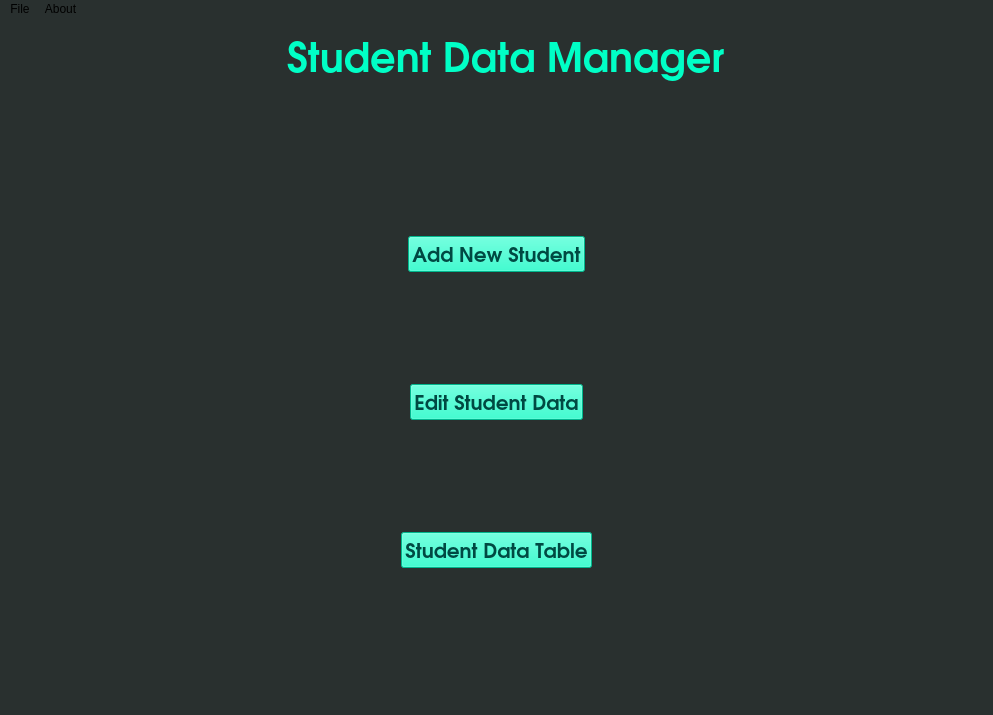
<?xml version="1.0" encoding="UTF-8"?>
<ui version="4.0">
 <class>MainWindow</class>
 <widget class="QMainWindow" name="MainWindow">
  <property name="geometry">
   <rect>
    <x>0</x>
    <y>0</y>
    <width>993</width>
    <height>715</height>
   </rect>
  </property>
  <property name="windowTitle">
   <string>Student Data Manager 1.0.0</string>
  </property>
  <property name="styleSheet">
   <string notr="true">background-color: rgb(41, 48, 47);</string>
  </property>
  <widget class="QWidget" name="centralwidget">
   <layout class="QVBoxLayout" name="verticalLayout">
    <item>
     <layout class="QHBoxLayout" name="horizontalLayout">
      <item>
       <spacer name="horizontalSpacer">
        <property name="orientation">
         <enum>Qt::Orientation::Horizontal</enum>
        </property>
        <property name="sizeHint" stdset="0">
         <size>
          <width>278</width>
          <height>20</height>
         </size>
        </property>
       </spacer>
      </item>
      <item>
       <widget class="QLabel" name="label">
        <property name="font">
         <font>
          <family>URW Gothic</family>
          <pointsize>30</pointsize>
          <bold>true</bold>
         </font>
        </property>
        <property name="styleSheet">
         <string notr="true">color: rgb(0, 255, 198);</string>
        </property>
        <property name="text">
         <string>Student Data Manager</string>
        </property>
       </widget>
      </item>
      <item>
       <spacer name="horizontalSpacer_2">
        <property name="orientation">
         <enum>Qt::Orientation::Horizontal</enum>
        </property>
        <property name="sizeHint" stdset="0">
         <size>
          <width>258</width>
          <height>20</height>
         </size>
        </property>
       </spacer>
      </item>
     </layout>
    </item>
    <item>
     <spacer name="verticalSpacer">
      <property name="orientation">
       <enum>Qt::Orientation::Vertical</enum>
      </property>
      <property name="sizeHint" stdset="0">
       <size>
        <width>20</width>
        <height>146</height>
       </size>
      </property>
     </spacer>
    </item>
    <item>
     <layout class="QHBoxLayout" name="horizontalLayout_3">
      <item>
       <spacer name="horizontalSpacer_3">
        <property name="orientation">
         <enum>Qt::Orientation::Horizontal</enum>
        </property>
        <property name="sizeHint" stdset="0">
         <size>
          <width>378</width>
          <height>20</height>
         </size>
        </property>
       </spacer>
      </item>
      <item>
       <widget class="QPushButton" name="addNewBtn">
        <property name="font">
         <font>
          <family>URW Gothic</family>
          <pointsize>15</pointsize>
          <bold>true</bold>
         </font>
        </property>
        <property name="styleSheet">
         <string notr="true">background-color: rgb(0, 255, 198);
color: rgb(0, 73, 66);</string>
        </property>
        <property name="text">
         <string>Add New Student</string>
        </property>
       </widget>
      </item>
      <item>
       <spacer name="horizontalSpacer_4">
        <property name="orientation">
         <enum>Qt::Orientation::Horizontal</enum>
        </property>
        <property name="sizeHint" stdset="0">
         <size>
          <width>378</width>
          <height>20</height>
         </size>
        </property>
       </spacer>
      </item>
     </layout>
    </item>
    <item>
     <spacer name="verticalSpacer_3">
      <property name="orientation">
       <enum>Qt::Orientation::Vertical</enum>
      </property>
      <property name="sizeHint" stdset="0">
       <size>
        <width>20</width>
        <height>96</height>
       </size>
      </property>
     </spacer>
    </item>
    <item>
     <layout class="QHBoxLayout" name="horizontalLayout_2">
      <item>
       <spacer name="horizontalSpacer_6">
        <property name="orientation">
         <enum>Qt::Orientation::Horizontal</enum>
        </property>
        <property name="sizeHint" stdset="0">
         <size>
          <width>378</width>
          <height>20</height>
         </size>
        </property>
       </spacer>
      </item>
      <item>
       <widget class="QPushButton" name="editStuBtn">
        <property name="font">
         <font>
          <family>URW Gothic</family>
          <pointsize>15</pointsize>
          <bold>true</bold>
         </font>
        </property>
        <property name="styleSheet">
         <string notr="true">color: rgb(0, 73, 66);
background-color: rgb(0, 255, 198);</string>
        </property>
        <property name="text">
         <string>Edit Student Data</string>
        </property>
       </widget>
      </item>
      <item>
       <spacer name="horizontalSpacer_5">
        <property name="orientation">
         <enum>Qt::Orientation::Horizontal</enum>
        </property>
        <property name="sizeHint" stdset="0">
         <size>
          <width>378</width>
          <height>20</height>
         </size>
        </property>
       </spacer>
      </item>
     </layout>
    </item>
    <item>
     <spacer name="verticalSpacer_4">
      <property name="orientation">
       <enum>Qt::Orientation::Vertical</enum>
      </property>
      <property name="sizeHint" stdset="0">
       <size>
        <width>20</width>
        <height>67</height>
       </size>
      </property>
     </spacer>
    </item>
    <item>
     <layout class="QHBoxLayout" name="horizontalLayout_4">
      <item>
       <spacer name="horizontalSpacer_7">
        <property name="orientation">
         <enum>Qt::Orientation::Horizontal</enum>
        </property>
        <property name="sizeHint" stdset="0">
         <size>
          <width>378</width>
          <height>20</height>
         </size>
        </property>
       </spacer>
      </item>
      <item>
       <widget class="QPushButton" name="studentTableBtn">
        <property name="font">
         <font>
          <family>URW Gothic</family>
          <pointsize>15</pointsize>
          <bold>true</bold>
         </font>
        </property>
        <property name="styleSheet">
         <string notr="true">color: rgb(0, 73, 66);
background-color: rgb(0, 255, 198);</string>
        </property>
        <property name="text">
         <string>Student Data Table</string>
        </property>
       </widget>
      </item>
      <item>
       <spacer name="horizontalSpacer_8">
        <property name="orientation">
         <enum>Qt::Orientation::Horizontal</enum>
        </property>
        <property name="sizeHint" stdset="0">
         <size>
          <width>378</width>
          <height>20</height>
         </size>
        </property>
       </spacer>
      </item>
     </layout>
    </item>
    <item>
     <spacer name="verticalSpacer_2">
      <property name="orientation">
       <enum>Qt::Orientation::Vertical</enum>
      </property>
      <property name="sizeHint" stdset="0">
       <size>
        <width>20</width>
        <height>116</height>
       </size>
      </property>
     </spacer>
    </item>
   </layout>
  </widget>
  <widget class="QMenuBar" name="menubar">
   <property name="geometry">
    <rect>
     <x>0</x>
     <y>0</y>
     <width>993</width>
     <height>23</height>
    </rect>
   </property>
   <widget class="QMenu" name="menuFile">
    <property name="title">
     <string>File</string>
    </property>
    <addaction name="actionQuit"/>
   </widget>
   <widget class="QMenu" name="menuAbout">
    <property name="title">
     <string>About</string>
    </property>
    <addaction name="actionAbout_Student_Data_Manager"/>
    <addaction name="actionAbout_Us"/>
   </widget>
   <addaction name="menuFile"/>
   <addaction name="menuAbout"/>
  </widget>
  <widget class="QStatusBar" name="statusbar"/>
  <action name="actionQuit">
   <property name="text">
    <string>Quit</string>
   </property>
  </action>
  <action name="actionAbout_Student_Data_Manager">
   <property name="text">
    <string>About Student Data Manager</string>
   </property>
  </action>
  <action name="actionAbout_Us">
   <property name="text">
    <string>About Us</string>
   </property>
  </action>
 </widget>
 <resources/>
 <connections/>
</ui>
